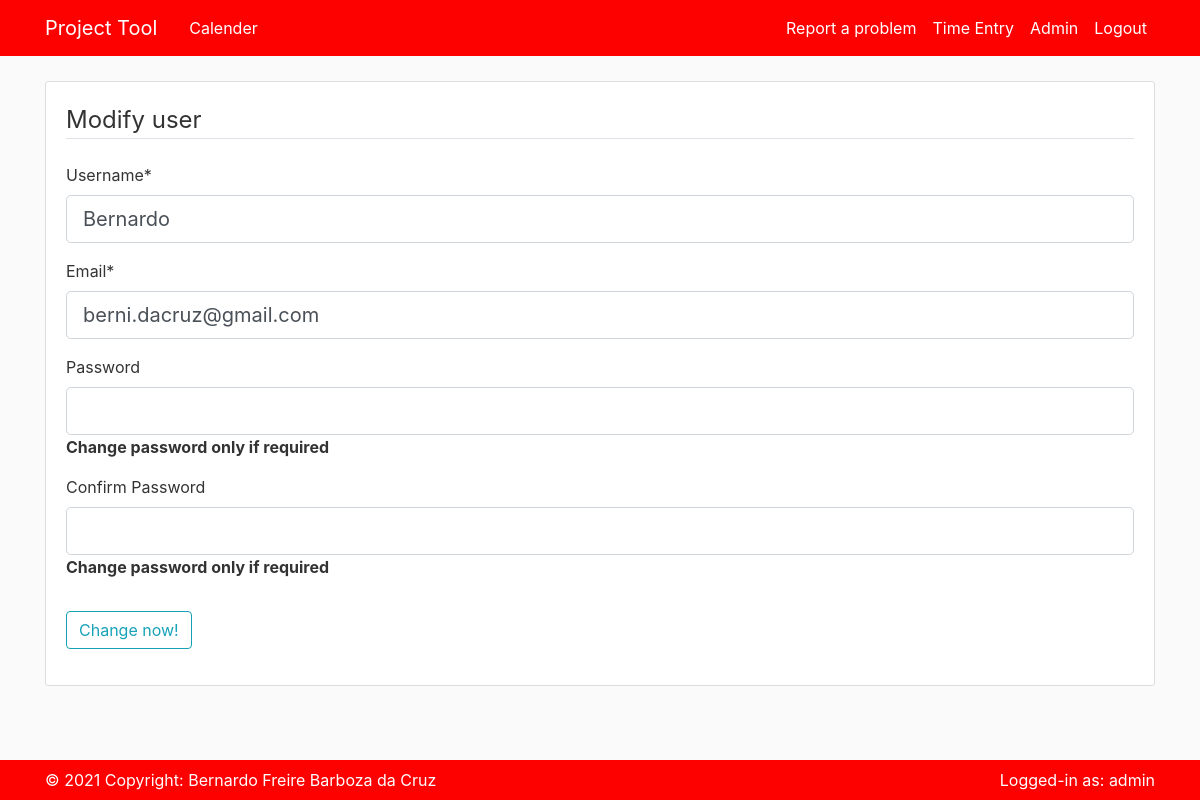
The page /admin/2/modify_user/ (signed in) on the database its author committed.
### pm_app/models.py (models this page shows, shortened)
class User(db.Model, UserMixin):
    id = db.Column(db.Integer, primary_key=True)
    username = db.Column(db.String(20), unique=True, nullable=False)
    email = db.Column(db.String(120), unique=True, nullable=False)
    image_file = db.Column(db.String(20), nullable=False, default='default.jpg')
    password = db.Column(db.String(60), nullable=False)
    supplier = db.Column(db.Integer, nullable=False)
    posts = db.relationship('Post', backref='author', lazy=True)
    workedfor = db.relationship('WorkedFor', backref='author', lazy=True)

### pm_app/routes.py (the view)
@app.route("/admin/<int:user_id>/modify_user/", methods=['GET', 'POST'])
@login_required
def modify_user(user_id):
    user = User.query.get_or_404(user_id)
    form = ModifyRegistrationForm()
    if not Admin.query.filter_by(user_id=current_user.id).first():
        abort(403)
    if form.validate_on_submit():
        user.username = form.username.data
        user.email = form.email.data
        if form.password.data:
            user.password = bcrypt.generate_password_hash(form.password.data).decode('utf-8')
        db.session.commit()
        flash(f'User {user.username} has been modified!', 'success')
        return redirect(url_for('admin'))
    elif request.method == 'GET':
        form.username.data = user.username
        form.email.data = user.email
    return render_template(
        'modify_register.html',
        title='Modify user',
        form=form,
        )

### pm_app/forms.py
class ModifyRegistrationForm(FlaskForm):
    username = StringField('Username*', validators=[DataRequired(), Length(min=2, max=20)])
    email = StringField('Email*', validators=[DataRequired(), Email()])
    password = PasswordField('Password', validators=[])
    confirm_password = PasswordField('Confirm Password', validators=[EqualTo('password')])
    submit = SubmitField('Change now!')

### pm_app/models.py (called while the page is built)
@login_manager.user_loader
def load_user(user_id):
    return User.query.get(int(user_id))

### pm_app/templates/modify_register.html (shortened to what this page needs)
{% extends "layout.html" %}
{% block content %}
    <div class="content-section">
        <form method="POST" action="">
            <fieldset class="form-group">
                <legend class="border-bottom mb-4">{{title}}</legend>
                <div class="form-group">
                    {{ form.username.label(class="form-control-label") }}
                    {% if form.username.errors %}
                        {{ form.username(class="form-control form-control-lg is-invalid") }}
                        <div class="invalid-feedback">
                            {% for error in form.username.errors %}
                                <span>{{ error }}</span>
                            {% endfor %}
                        </div>
                    {% else %}
                        {{ form.username(class="form-control form-control-lg") }}
                    {% endif %}
                </div>
                <div class="form-group">
                    {{ form.email.label(class="form-control-label") }}
                    {% if form.email.errors %}
                        {{ form.email(class="form-control form-control-lg is-invalid") }}
                        <div class="invalid-feedback">
                            {% for error in form.email.errors %}
                                <span>{{ error }}</span>
                            {% endfor %}
                        </div>
                    {% else %}
                        {{ form.email(class="form-control form-control-lg") }}
                    {% endif %}
                </div>
                <div class="form-group">
                    {{ form.password.label(class="form-control-label") }}
                    {% if form.password.errors %}
                        {{ form.password(class="form-control form-control-lg is-invalid") }}
                        <div class="invalid-feedback">
                            {% for error in form.password.errors %}
                                <span>{{ error }}</span>
                            {% endfor %}
                        </div>
                    {% else %}
                        {{ form.password(class="form-control form-control-lg") }}
                    {% endif %}
                    <strong>Change password only if required</strong>
                </div>
                <div class="form-group">
                    {{ form.confirm_password.label(class="form-control-label") }}
                    {% if form.confirm_password.errors %}
                        {{ form.confirm_password(class="form-control form-control-lg is-invalid") }}
                        <div class="invalid-feedback">
                            {% for error in form.confirm_password.errors %}
                                <span>{{ error }}</span>
                            {% endfor %}
                        </div>
                    {% else %}
                        {{ form.confirm_password(class="form-control form-control-lg") }}
                    {% endif %}
                    <strong>Change password only if required</strong>
                </div>
            </fieldset>
            <div class="form-group">
                {{ form.submit(class="btn btn-outline-info") }}
            </div>
        </form>
    </div>
{% endblock content %}

### pm_app/templates/layout.html (shortened to what this page needs)
<!DOCTYPE html>
<html>
<head>
    <link rel="stylesheet" href="https://maxcdn.bootstrapcdn.com/bootstrap/4.0.0/css/bootstrap.min.css">
    <link rel="stylesheet" type="text/css" href="{{ url_for('static', filename='main.css') }}">
</head>
<body>
    <header class="site-header">
      <nav class="navbar navbar-expand-md navbar-dark bg-steel fixed-top">
        <div class="container">
          <a class="navbar-brand mr-4" href="/">Project Tool</a>
          <div class="collapse navbar-collapse" id="navbarToggle">
            <div class="navbar-nav mr-auto">
              <a class="nav-item nav-link" href="{{ url_for('calendar_overview') }}">Calender</a>
            </div>
            <div class="navbar-nav">
              {% if current_user.is_authenticated %}
                <a class="nav-item nav-link" href="{{ url_for('new_post') }}">Report a problem</a>
                <a class="nav-item nav-link" href="{{ url_for('create_time_entry') }}">Time Entry</a>
                <a class="nav-item nav-link" href="{{ url_for('admin')}}">Admin</a>
                <a class="nav-item nav-link" href="{{ url_for('logout') }}">Logout</a>
              {% else %}
                <a class="nav-item nav-link" href="{{ url_for('login') }}">Login</a>
                <a class="nav-item nav-link" href="{{ url_for('register') }}">Register</a>
              {% endif %}
            </div>
          </div>
        </div>
      </nav>
    </header>
    <main role="main" class="container">
      <div class="row">
        <div class="col-md-8">
          {% with messages = get_flashed_messages(with_categories=true) %}
        </div>
      </div>
      {% endwith %}
      {% block content %}  {% endblock %}
    </main>
    <footer class="site-header">
      <nav class="navbar navbar-expand-md navbar-dark bg-steel fixed-bottom">
        <div class="container">
          <div class="navbar-nav mr-auto">
            <p class="navbar-nav" style="color: #ffffff;">© 2021 Copyright:
              Bernardo Freire Barboza da Cruz</p>
          </div>
          <div class="navbar-nav">
            <p class="navbar-nav" style="color: #ffffff;">Logged-in as: {{current_user.username}}</p>
          </div>
        </div>
      </nav>
    </footer>
</body>
</html>

### pm_app/static/main.css (style rules this page uses)
body { background: #fafafa; color: #333333; margin-top: 5rem; margin-bottom: 5rem; }
.bg-steel { background-color: #fd0000; }
.site-header .navbar-nav .nav-link { color: #ffffff; }
.content-section { background: #ffffff; padding: 20px 20px; border: 1px solid #dddddd; border-radius: 3px; margin-bottom: 20px; }

### rows shown on the page
User: username "Bernardo", email "berni.dacruz@gmail.com"
User: username "admin"

### other values the page prints
{{ title }} "Modify user"
